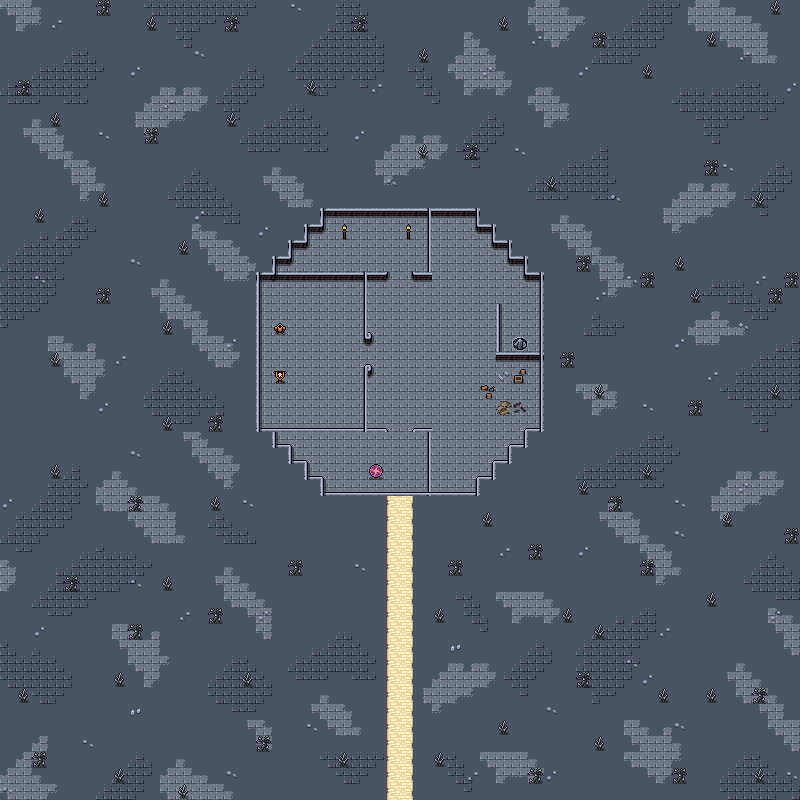

This game map was drawn from its Tiled (.tmx) file and the tilesets committed beside it. A one-line description and the trimmed map source follow:
An orthogonal 50x50 tile map with 16x16 px tiles, 6 tile layers (Collision, Background, Ground, Walls, ...), 2 tilesets and 7 objects.

<map version="1.5" tiledversion="1.7.2" orientation="orthogonal" renderorder="right-down" width="50" height="50" tilewidth="16" tileheight="16" infinite="0" nextlayerid="9" nextobjectid="79">
 <editorsettings>
  <export target="wastetown..tmx" format="tmx" />
 </editorsettings>
 <tileset firstgid="1" source="../../tileset/main.tsx" />
 <tileset firstgid="3477" source="../../tileset/buildings.tsx" />
 <layer id="6" name="Collision" width="50" height="50">
  <data>[2500 cells, 170 non-empty, 14 distinct tile ids]</data>
 </layer>
 <layer id="1" name="Background" width="50" height="50">
  <data>[2500 cells, 2500 non-empty, 5 distinct tile ids]</data>
 </layer>
 <layer id="7" name="Ground" width="50" height="50">
  <data>[2500 cells, 770 non-empty, 29 distinct tile ids]</data>
 </layer>
 <layer id="2" name="Walls" width="50" height="50">
  <data>[2500 cells, 109 non-empty, 8 distinct tile ids]</data>
 </layer>
 <layer id="8" name="Ornamental Walls" width="50" height="50">
  <data>[2500 cells, 26 non-empty, 4 distinct tile ids]</data>
 </layer>
 <layer id="3" name="Clutter" width="50" height="50">
  <properties>
   <property name="spriteLayer" type="bool" value="true" />
  </properties>
  <data>[2500 cells, 147 non-empty, 17 distinct tile ids]</data>
 </layer>
 <objectgroup id="4" name="Objects">
  <object id="38" template="../../obj/entry_up.tx" x="511.833" y="350.043">
   <properties>
    <property name="teleport" value="maps/map/fort_11.tmx" />
   </properties>
  </object>
  <object id="73" template="../../obj/gold.tx" x="369.417" y="240.666" />
  <object id="74" template="../../obj/treasure.tx" x="271.417" y="362.416" />
  <object id="75" template="../../obj/enemy.tx" x="392.084" y="438.25">
   <properties>
    <property name="enemy" value="Lich" />
   </properties>
  </object>
  <object id="76" template="../../obj/enemy.tx" x="391.5" y="283.333">
   <properties>
    <property name="enemy" value="Dark Knight" />
   </properties>
  </object>
  <object id="77" template="../../obj/enemy.tx" x="357.584" y="360.833">
   <properties>
    <property name="enemy" value="Death Knight" />
   </properties>
  </object>
  <object id="78" template="../../obj/enemy.tx" x="454.5" y="299.5">
   <properties>
    <property name="enemy" value="Skeleton" />
   </properties>
  </object>
 </objectgroup>
</map>
